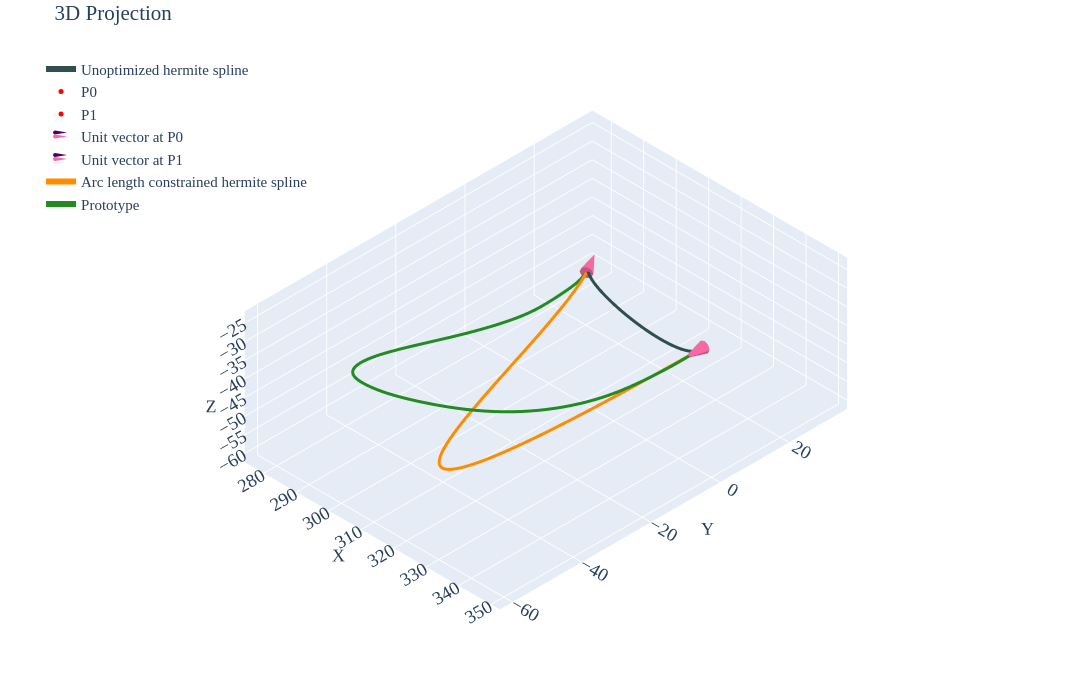

The cell this chart's notebook holds for it:
### Markdown cell above
## Case 01

### Code cell
import utils
from scipy.optimize import minimize
import pandas as pd
import numpy as np

df=pd.read_csv('../data/case-01-prototype.csv')
prt=df.iloc[10:,2:].reset_index(drop=True)

p0=df.iloc[5,2:].values.astype(float)    # Point0
p1=df.iloc[6,2:].values.astype(float)    # Point1
u0=df.iloc[8,2:].values.astype(float)    # Unit Vector @ Point0
u1=df.iloc[9,2:].values.astype(float)    # Unit Vector @ Point1
m0=df.iloc[2,1]                          # Magnitude for Vector1
m1=df.iloc[3,1]                          # Magnitude for Vector2
u0_init=u0*m0
u1_init=u1*m1
spl=utils.hermite(p0,p1,u0_init,u1_init,num_points=51)

tgt=utils.length(prt.values)             # Target spline length

def obj_fn(mag,prt_pts,p0,p1,u0,u1,n_points=100):
    m0=mag[0]
    m1=mag[1]    
    u0_scld=m0*u0
    u1_scld=m1*u1
    spl=utils.hermite(p0,p1,u0_scld,u1_scld,num_points=n_points)
    dist_err=abs(np.sqrt(np.sum((spl-prt_pts)**2)))
    return dist_err

def len_up(mag,prt_pts,p0,p1,u0,u1,n_points=100):
    return 20-(utils.length(utils.hermite(p0,p1,mag[0]*u0,mag[1]*u1,num_points=n_points))-utils.length(prt_pts))

def len_lo(mag,prt_pts,p0,p1,u0,u1,n_points=100):
    return 20+(utils.length(utils.hermite(p0,p1,mag[0]*u0,mag[1]*u1,num_points=n_points))-utils.length(prt_pts))

constraints=[
    {'type':'ineq','fun':len_up,'args':(prt.values,p0,p1,u0,u1)},
    {'type':'ineq','fun':len_lo,'args':(prt.values,p0,p1,u0,u1)}
]

sol=minimize(obj_fn,[1,1],args=(prt.values,p0,p1,u0,u1),method='SLSQP',constraints=constraints)
u0_final=sol.x[0]*u0
u1_final=sol.x[1]*u1
spl=utils.hermite(p0,p1,u0_init,u1_init,num_points=100)
spl_tgt=utils.hermite(p0,p1,u0_final,u1_final,num_points=100)

print(f'Length of the Prototype Spline: {utils.length(prt.values):.5f}')
print(f'Given target spline length: {tgt:.5f}')
print(f'Length of the Hermite Spline: {utils.length(spl.astype(float)):.5f}')
print(f'Achieved Length of the Hermite Spline: {utils.length(spl_tgt.astype(float)):.5f}')
print(f'\nComputed Magnitude (M0, M1): {sol.x[0]:.4f}, {sol.x[1]:.4f}')

utils.plotter(spl,p0,p1,u0_init,u1_init,tgt=spl_tgt,prt=prt.values,cne=6,intr='d')
